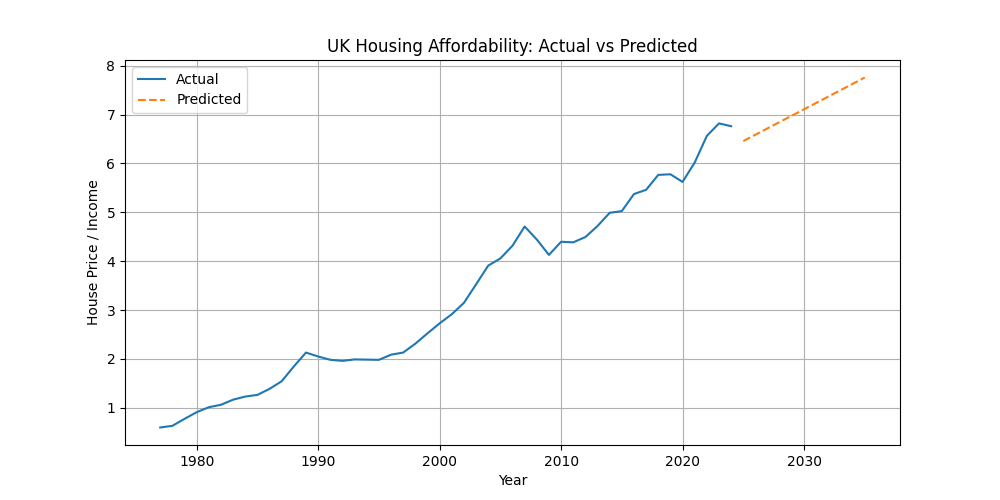

Write Python code to recreate this figure.
import pandas as pd 
import matplotlib.pyplot as plt
import numpy as np 
from sklearn.linear_model import LinearRegression
import os 

# =========================
# CONFIG
# =========================
DATA_PATH = "Data"


# =========================
# LOAD DATA
# =========================
def load_data():
    income = pd.read_excel(os.path.join(DATA_PATH, "income.xls"))
    house_prices = pd.read_csv(os.path.join(DATA_PATH, "house_prices.csv"))
    return income, house_prices


# =========================
# CLEAN INCOME DATA
# =========================
def clean_income(income):
    income.columns = ["Year", "NonRetired", "Retired"]
    df = income[["Year", "NonRetired"]].copy()

    df["Year"] = df["Year"].astype(str).str.extract(r'(\d{4})')
    df = df.dropna(subset=["Year", "NonRetired"])

    df["Year"] = df["Year"].astype(int)

    df["NonRetired"] = df["NonRetired"].astype(str).str.strip()
    df["NonRetired"] = pd.to_numeric(df["NonRetired"], errors="coerce")

    df = df.dropna(subset=["NonRetired"])

    return df


# =========================
# CLEAN HOUSE PRICE DATA
# =========================
def clean_house_prices(house_prices):
    df = house_prices[
        house_prices["Region_Name"] == "United Kingdom"
    ]

    df = df[["Date", "Average_Price"]]
    df["Date"] = pd.to_datetime(df["Date"])
    df["Year"] = df["Date"].dt.year

    yearly = (
        df.groupby("Year")["Average_Price"]
        .mean()
        .reset_index()
    )

    yearly.columns = ["Year", "HousePrice"]
    return yearly


# =========================
# MERGE + FEATURE ENGINEERING
# =========================
def merge_data(income, house_prices):
    merged = pd.merge(income, house_prices, on="Year", how="inner")
    merged = merged.sort_values("Year")

    merged["Affordability"] = (
        merged["HousePrice"] / merged["NonRetired"]
    )

    return merged


# =========================
# PLOTTING
# =========================
def plot_affordability(df):
    plt.figure(figsize=(10, 5))
    plt.plot(df["Year"], df["Affordability"])

    plt.xlabel("Year")
    plt.ylabel("House Price / Income")
    plt.title("UK Housing Affordability Over Time")

    plt.grid()
    plt.savefig("affordability.png")  # Save for GitHub
    plt.show()


def plot_comparison(df):
    recent = df[df["Year"] >= 2015]
    past = df[df["Year"] < 2015]

    plt.figure(figsize=(10, 5))

    plt.plot(past["Year"], past["Affordability"], label="Before 2015")
    plt.plot(recent["Year"], recent["Affordability"], label="2015 onwards")

    plt.legend()
    plt.title("Affordability Comparison")

    plt.grid()
    plt.savefig("comparison.png")  
    plt.show()


def predict_affordability(df):
    X = df[["Year"]]
    y = df["Affordability"]

    model = LinearRegression()
    model.fit(X,y)

    future_years = np.arange(2025, 2036).reshape(-1, 1)
    predictions = model.predict(future_years)

    future_df = pd.DataFrame({
        "Year": future_years.flatten(),
        "Predicted_Affordability": predictions
    })

    return future_df

def plot_prediction(actual_df,future_df):
    plt.figure(figsize=(10,5))

    plt.plot(actual_df['Year'],actual_df["Affordability"], label = 'Actual')

    plt.plot(
        future_df['Year'],
        future_df['Predicted_Affordability'],
        linestyle = '--',
        label = "Predicted"

    )

    plt.xlabel('Year')
    plt.ylabel('House Price / Income')
    plt.title("UK Housing Affordability: Actual vs Predicted")

    plt.legend()
    plt.grid()
    plt.savefig("prediction.png")
    plt.show()
    

    
# =========================
# MAIN
# =========================
def main():
    income, house_prices = load_data()

    income_clean = clean_income(income)
    house_clean = clean_house_prices(house_prices)

    merged = merge_data(income_clean, house_clean)

    future_df = predict_affordability(merged)
    plot_prediction(merged, future_df)


if __name__ == "__main__":
    main()
